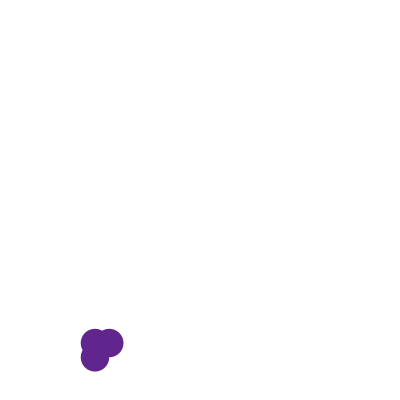
Frame 1 (no input)
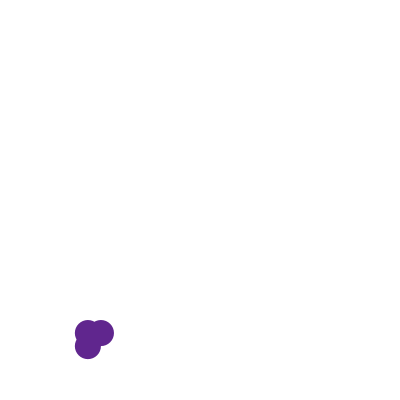
Frame 60 (the mouse pressed at the canvas centre just before this capture)
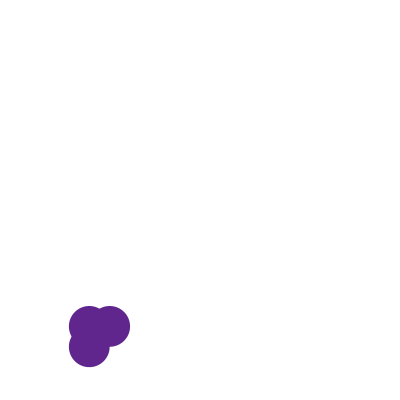
Frame 120 (the mouse held since frame 60 and released just before this capture)

The Processing sketch that drew these frames (run headless with seeded random() and noise(); from frame 60 on, the mouse is pressed at the canvas centre):

// Processing sketch: rebekahObject
// ── rebekahObject.pde
Blob myBlob;
float easing = 0.05;

void setup() {
  size (400, 400);
  noStroke();
  myBlob = new Blob();
}

void draw() {
  background(255);
  myBlob.display();
  myBlob.wiggle();
  myBlob.morph();

}

class Blob {
  float x;
  float y;
  float w;
  color c;

  Blob() {
    c=color(random(150), random(150), random(150));
    x=random(width);
    y=random(height);
    w=random(90);
  }

  void display() {
    fill(c);
    ellipse(x, y, w, w);
    ellipse(x+(w/2), y, w, w);
    ellipse(x, y+(w/2), w, w);
  }

  void wiggle() {
    if ((x>0)&&(x<width)) {
      x=(x+=random(-2, 2));
    }
    else {
      x=width/2;
    }
    if ((y>0)&&(y<width)) {
      y=(y+random(-2, 2));
    }
    else {
      y=height/2;
    }
  }
  void morph() {
    w=w+random(-2, 2);
  }

}
